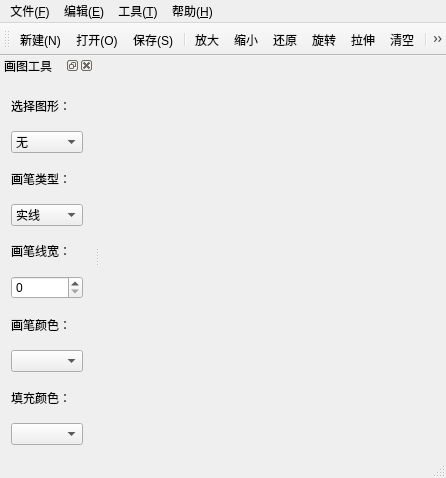
<?xml version="1.0" encoding="UTF-8"?>
<ui version="4.0">
 <class>MainWindow</class>
 <widget class="QMainWindow" name="MainWindow">
  <property name="geometry">
   <rect>
    <x>0</x>
    <y>0</y>
    <width>446</width>
    <height>478</height>
   </rect>
  </property>
  <property name="windowTitle">
   <string>MainWindow</string>
  </property>
  <widget class="QWidget" name="centralWidget"/>
  <widget class="QMenuBar" name="menuBar">
   <property name="geometry">
    <rect>
     <x>0</x>
     <y>0</y>
     <width>446</width>
     <height>23</height>
    </rect>
   </property>
   <widget class="QMenu" name="menu_f">
    <property name="title">
     <string>文件(&amp;F)</string>
    </property>
    <addaction name="action_N"/>
    <addaction name="action_O"/>
    <addaction name="separator"/>
    <addaction name="action_S"/>
    <addaction name="action_A"/>
    <addaction name="separator"/>
    <addaction name="action_P"/>
    <addaction name="separator"/>
    <addaction name="action_X"/>
   </widget>
   <widget class="QMenu" name="menu_E">
    <property name="title">
     <string>编辑(&amp;E)</string>
    </property>
    <addaction name="action_4"/>
    <addaction name="action_5"/>
    <addaction name="action_6"/>
    <addaction name="action_7"/>
    <addaction name="action_8"/>
    <addaction name="separator"/>
    <addaction name="action_10"/>
   </widget>
   <widget class="QMenu" name="menu_T">
    <property name="title">
     <string>工具(&amp;T)</string>
    </property>
    <addaction name="action_11"/>
   </widget>
   <widget class="QMenu" name="menu_H">
    <property name="title">
     <string>帮助(&amp;H)</string>
    </property>
    <addaction name="action_12"/>
   </widget>
   <addaction name="menu_f"/>
   <addaction name="menu_E"/>
   <addaction name="menu_T"/>
   <addaction name="menu_H"/>
  </widget>
  <widget class="QToolBar" name="mainToolBar">
   <attribute name="toolBarArea">
    <enum>TopToolBarArea</enum>
   </attribute>
   <attribute name="toolBarBreak">
    <bool>false</bool>
   </attribute>
   <addaction name="action_N"/>
   <addaction name="action_O"/>
   <addaction name="action_S"/>
   <addaction name="separator"/>
   <addaction name="action_4"/>
   <addaction name="action_5"/>
   <addaction name="action_6"/>
   <addaction name="action_7"/>
   <addaction name="action_8"/>
   <addaction name="action_10"/>
   <addaction name="separator"/>
   <addaction name="action_11"/>
  </widget>
  <widget class="QStatusBar" name="statusBar"/>
  <widget class="QDockWidget" name="dockWidget">
   <property name="windowTitle">
    <string>画图工具</string>
   </property>
   <attribute name="dockWidgetArea">
    <number>1</number>
   </attribute>
   <widget class="QWidget" name="dockWidgetContents">
    <layout class="QGridLayout" name="gridLayout_3">
     <item row="0" column="0" rowspan="10">
      <layout class="QGridLayout" name="gridLayout_2"/>
     </item>
     <item row="0" column="1">
      <widget class="QLabel" name="label">
       <property name="text">
        <string>选择图形：</string>
       </property>
      </widget>
     </item>
     <item row="1" column="1" colspan="2">
      <widget class="QComboBox" name="shapeComboBox">
       <item>
        <property name="text">
         <string>无</string>
        </property>
       </item>
       <item>
        <property name="text">
         <string>直线</string>
        </property>
       </item>
       <item>
        <property name="text">
         <string>矩形</string>
        </property>
       </item>
       <item>
        <property name="text">
         <string>椭圆</string>
        </property>
       </item>
      </widget>
     </item>
     <item row="2" column="1">
      <widget class="QLabel" name="label_2">
       <property name="text">
        <string>画笔类型：</string>
       </property>
      </widget>
     </item>
     <item row="3" column="1" colspan="2">
      <widget class="QComboBox" name="penStyleCombox">
       <item>
        <property name="text">
         <string>实线</string>
        </property>
       </item>
       <item>
        <property name="text">
         <string>点线</string>
        </property>
       </item>
      </widget>
     </item>
     <item row="4" column="1">
      <widget class="QLabel" name="label_3">
       <property name="text">
        <string>画笔线宽：</string>
       </property>
      </widget>
     </item>
     <item row="5" column="1" colspan="2">
      <widget class="QSpinBox" name="penWidthSpinBox"/>
     </item>
     <item row="6" column="1">
      <widget class="QLabel" name="label_4">
       <property name="text">
        <string>画笔颜色：</string>
       </property>
      </widget>
     </item>
     <item row="7" column="1" colspan="2">
      <widget class="QComboBox" name="penColorComboBox"/>
     </item>
     <item row="8" column="1">
      <widget class="QLabel" name="label_5">
       <property name="text">
        <string>填充颜色：</string>
       </property>
      </widget>
     </item>
     <item row="9" column="1" colspan="2">
      <widget class="QComboBox" name="brushColorComboBox"/>
     </item>
    </layout>
   </widget>
  </widget>
  <action name="action_N">
   <property name="icon">
    <iconset resource="resource.qrc">
     <normaloff>:/new/prefix1/images/new.png</normaloff>:/new/prefix1/images/new.png</iconset>
   </property>
   <property name="text">
    <string>新建(&amp;N)</string>
   </property>
   <property name="shortcut">
    <string>Ctrl+N</string>
   </property>
  </action>
  <action name="action_O">
   <property name="icon">
    <iconset resource="resource.qrc">
     <normaloff>:/new/prefix1/images/open.png</normaloff>:/new/prefix1/images/open.png</iconset>
   </property>
   <property name="text">
    <string>打开(&amp;O)</string>
   </property>
   <property name="shortcut">
    <string>Ctrl+O</string>
   </property>
  </action>
  <action name="action_S">
   <property name="icon">
    <iconset resource="resource.qrc">
     <normaloff>:/new/prefix1/images/save.png</normaloff>:/new/prefix1/images/save.png</iconset>
   </property>
   <property name="text">
    <string>保存(&amp;S)</string>
   </property>
   <property name="shortcut">
    <string>Ctrl+S</string>
   </property>
  </action>
  <action name="action_A">
   <property name="icon">
    <iconset resource="resource.qrc">
     <normaloff>:/new/prefix1/images/saveas.png</normaloff>:/new/prefix1/images/saveas.png</iconset>
   </property>
   <property name="text">
    <string>另存为(&amp;A)</string>
   </property>
  </action>
  <action name="action_P">
   <property name="icon">
    <iconset resource="resource.qrc">
     <normaloff>:/new/prefix1/images/print.png</normaloff>:/new/prefix1/images/print.png</iconset>
   </property>
   <property name="text">
    <string>打印(&amp;P)</string>
   </property>
   <property name="shortcut">
    <string>Ctrl+P</string>
   </property>
  </action>
  <action name="action_X">
   <property name="icon">
    <iconset resource="resource.qrc">
     <normaloff>:/new/prefix1/images/exit.png</normaloff>:/new/prefix1/images/exit.png</iconset>
   </property>
   <property name="text">
    <string>退出(&amp;X)</string>
   </property>
   <property name="shortcut">
    <string>Esc</string>
   </property>
  </action>
  <action name="action_4">
   <property name="icon">
    <iconset resource="resource.qrc">
     <normaloff>:/new/prefix1/images/zoom-in.png</normaloff>:/new/prefix1/images/zoom-in.png</iconset>
   </property>
   <property name="text">
    <string>放大</string>
   </property>
   <property name="shortcut">
    <string>Ctrl+Up</string>
   </property>
  </action>
  <action name="action_5">
   <property name="icon">
    <iconset resource="resource.qrc">
     <normaloff>:/new/prefix1/images/zoom-out.png</normaloff>:/new/prefix1/images/zoom-out.png</iconset>
   </property>
   <property name="text">
    <string>缩小</string>
   </property>
   <property name="shortcut">
    <string>Ctrl+Down</string>
   </property>
  </action>
  <action name="action_6">
   <property name="icon">
    <iconset resource="resource.qrc">
     <normaloff>:/new/prefix1/images/zoom-1.png</normaloff>:/new/prefix1/images/zoom-1.png</iconset>
   </property>
   <property name="text">
    <string>还原</string>
   </property>
   <property name="shortcut">
    <string>Ctrl+Home</string>
   </property>
  </action>
  <action name="action_7">
   <property name="icon">
    <iconset resource="resource.qrc">
     <normaloff>:/new/prefix1/images/rotate.png</normaloff>:/new/prefix1/images/rotate.png</iconset>
   </property>
   <property name="text">
    <string>旋转</string>
   </property>
   <property name="shortcut">
    <string>Ctrl+Left</string>
   </property>
  </action>
  <action name="action_8">
   <property name="icon">
    <iconset resource="resource.qrc">
     <normaloff>:/new/prefix1/images/shear.png</normaloff>:/new/prefix1/images/shear.png</iconset>
   </property>
   <property name="text">
    <string>拉伸</string>
   </property>
   <property name="shortcut">
    <string>Ctrl+Right</string>
   </property>
  </action>
  <action name="action_10">
   <property name="icon">
    <iconset resource="resource.qrc">
     <normaloff>:/new/prefix1/images/clear.png</normaloff>:/new/prefix1/images/clear.png</iconset>
   </property>
   <property name="text">
    <string>清空</string>
   </property>
   <property name="shortcut">
    <string>Ctrl+Del</string>
   </property>
  </action>
  <action name="action_11">
   <property name="icon">
    <iconset resource="resource.qrc">
     <normaloff>:/new/prefix1/images/tool.png</normaloff>:/new/prefix1/images/tool.png</iconset>
   </property>
   <property name="text">
    <string>绘图工具栏</string>
   </property>
  </action>
  <action name="action_12">
   <property name="icon">
    <iconset resource="resource.qrc">
     <normaloff>:/new/prefix1/images/help.jpg</normaloff>:/new/prefix1/images/help.jpg</iconset>
   </property>
   <property name="text">
    <string>关于本软件</string>
   </property>
  </action>
 </widget>
 <layoutdefault spacing="6" margin="11"/>
 <resources>
  <include location="resource.qrc"/>
 </resources>
 <connections/>
</ui>
